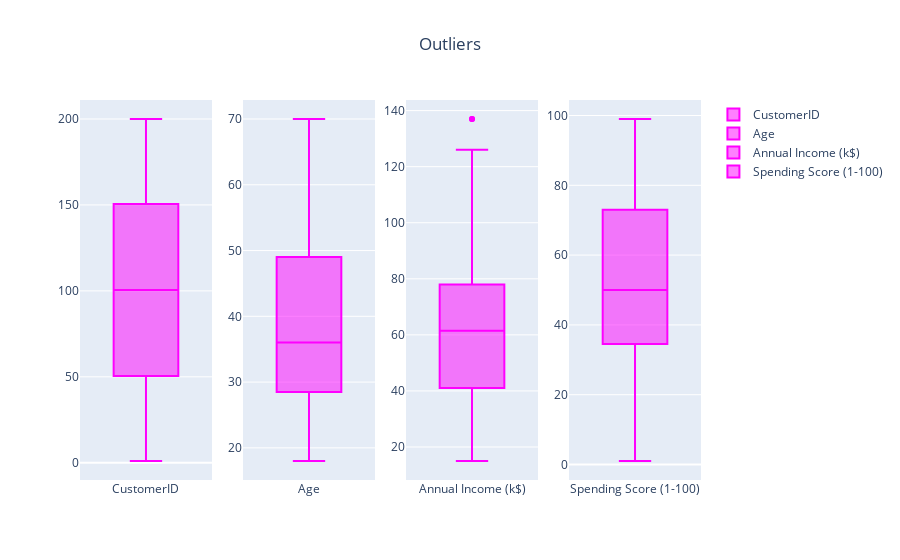

Notebook source saved alongside this figure:
### Markdown cell above
We will check for outliers in the numerical columns.

### Code cell
#plot boxplots for the numerical columns to check for outliers
numeric_columns = customer_df.select_dtypes(include=['number']).columns

def outliers_boxplots(df, columns=numeric_columns, title="Outliers", color= "magenta"):
    fig = make_subplots(rows=1, cols=len(columns))
    for i, column in enumerate(columns):
        trace = go.Box(y=df[column],name=f'{column}',marker=dict(color=color))
        fig.add_trace(trace, row=1, col=i+1)
    fig.update_layout(title_text=title, title_x=0.5)
    fig.show()

outliers_boxplots(customer_df, numeric_columns)

### Figure 1 — Plotly figure (JSON) as saved in the notebook; plotly's stock layout.template omitted (floating-point values rounded to 4 significant figures; data arrays with more than 128 entries replaced by an {"elided": "..."} marker saying what was removed)
{"data": [{"marker": {"color": "magenta"}, "name": "CustomerID", "type": "box", "xaxis": "x", "y": {"elided": "200 int values"}, "yaxis": "y"}, {"marker": {"color": "magenta"}, "name": "Age", "type": "box", "xaxis": "x2", "y": {"elided": "200 int values"}, "yaxis": "y2"}, {"marker": {"color": "magenta"}, "name": "Annual Income (k$)", "type": "box", "xaxis": "x3", "y": {"elided": "200 int values"}, "yaxis": "y3"}, {"marker": {"color": "magenta"}, "name": "Spending Score (1-100)", "type": "box", "xaxis": "x4", "y": {"elided": "200 int values"}, "yaxis": "y4"}], "layout": {"title": {"text": "Outliers", "x": 0.5}, "xaxis": {"anchor": "y", "domain": [0, 0.2125]}, "xaxis2": {"anchor": "y2", "domain": [0.2625, 0.475]}, "xaxis3": {"anchor": "y3", "domain": [0.525, 0.7375]}, "xaxis4": {"anchor": "y4", "domain": [0.7875, 1]}, "yaxis": {"anchor": "x", "domain": [0, 1]}, "yaxis2": {"anchor": "x2", "domain": [0, 1]}, "yaxis3": {"anchor": "x3", "domain": [0, 1]}, "yaxis4": {"anchor": "x4", "domain": [0, 1]}}}
